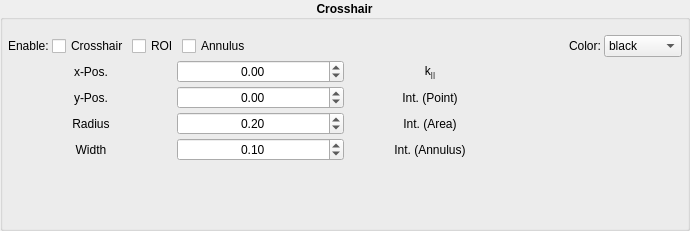
<?xml version="1.0" encoding="UTF-8"?>
<ui version="4.0">
 <class>crosshairannulus</class>
 <widget class="QWidget" name="crosshairannulus">
  <property name="geometry">
   <rect>
    <x>0</x>
    <y>0</y>
    <width>690</width>
    <height>231</height>
   </rect>
  </property>
  <property name="windowTitle">
   <string>Form</string>
  </property>
  <layout class="QHBoxLayout" name="horizontalLayout">
   <property name="spacing">
    <number>0</number>
   </property>
   <property name="leftMargin">
    <number>0</number>
   </property>
   <property name="topMargin">
    <number>0</number>
   </property>
   <property name="rightMargin">
    <number>0</number>
   </property>
   <property name="bottomMargin">
    <number>0</number>
   </property>
   <item>
    <widget class="QGroupBox" name="groupbox">
     <property name="font">
      <font>
       <weight>75</weight>
       <italic>false</italic>
       <bold>true</bold>
      </font>
     </property>
     <property name="title">
      <string>Crosshair</string>
     </property>
     <property name="alignment">
      <set>Qt::AlignCenter</set>
     </property>
     <layout class="QVBoxLayout" name="layout">
      <property name="spacing">
       <number>3</number>
      </property>
      <property name="leftMargin">
       <number>5</number>
      </property>
      <property name="topMargin">
       <number>15</number>
      </property>
      <property name="rightMargin">
       <number>5</number>
      </property>
      <property name="bottomMargin">
       <number>0</number>
      </property>
      <item>
       <layout class="QHBoxLayout" name="top_layout">
        <item>
         <widget class="QLabel" name="enable_label">
          <property name="font">
           <font>
            <weight>50</weight>
            <italic>false</italic>
            <bold>false</bold>
           </font>
          </property>
          <property name="text">
           <string>Enable:</string>
          </property>
         </widget>
        </item>
        <item>
         <widget class="QCheckBox" name="enable_crosshair_checkbox">
          <property name="font">
           <font>
            <weight>50</weight>
            <italic>false</italic>
            <bold>false</bold>
           </font>
          </property>
          <property name="text">
           <string>Crosshair</string>
          </property>
         </widget>
        </item>
        <item>
         <widget class="QCheckBox" name="enable_roi_checkbox">
          <property name="font">
           <font>
            <weight>50</weight>
            <bold>false</bold>
           </font>
          </property>
          <property name="text">
           <string>ROI</string>
          </property>
         </widget>
        </item>
        <item>
         <widget class="QCheckBox" name="enable_annulus_checkbox">
          <property name="font">
           <font>
            <weight>50</weight>
            <bold>false</bold>
           </font>
          </property>
          <property name="text">
           <string>Annulus</string>
          </property>
         </widget>
        </item>
        <item>
         <spacer name="horizontalSpacer">
          <property name="orientation">
           <enum>Qt::Horizontal</enum>
          </property>
          <property name="sizeHint" stdset="0">
           <size>
            <width>40</width>
            <height>20</height>
           </size>
          </property>
         </spacer>
        </item>
        <item>
         <widget class="QLabel" name="color_label">
          <property name="font">
           <font>
            <weight>50</weight>
            <bold>false</bold>
           </font>
          </property>
          <property name="text">
           <string>Color:</string>
          </property>
         </widget>
        </item>
        <item>
         <widget class="QComboBox" name="color_combobox">
          <property name="font">
           <font>
            <weight>50</weight>
            <bold>false</bold>
           </font>
          </property>
          <property name="maxVisibleItems">
           <number>8</number>
          </property>
          <property name="maxCount">
           <number>8</number>
          </property>
          <item>
           <property name="text">
            <string>black</string>
           </property>
          </item>
          <item>
           <property name="text">
            <string>white</string>
           </property>
          </item>
          <item>
           <property name="text">
            <string>red</string>
           </property>
          </item>
          <item>
           <property name="text">
            <string>blue</string>
           </property>
          </item>
          <item>
           <property name="text">
            <string>green</string>
           </property>
          </item>
          <item>
           <property name="text">
            <string>cyan</string>
           </property>
          </item>
          <item>
           <property name="text">
            <string>magenta</string>
           </property>
          </item>
          <item>
           <property name="text">
            <string>yellow</string>
           </property>
          </item>
         </widget>
        </item>
       </layout>
      </item>
      <item>
       <layout class="QGridLayout" name="bottom_layout">
        <item row="0" column="0">
         <widget class="QLabel" name="x_label">
          <property name="font">
           <font>
            <weight>50</weight>
            <bold>false</bold>
           </font>
          </property>
          <property name="text">
           <string>x-Pos.</string>
          </property>
          <property name="alignment">
           <set>Qt::AlignCenter</set>
          </property>
         </widget>
        </item>
        <item row="2" column="2">
         <widget class="QLabel" name="area_label">
          <property name="font">
           <font>
            <weight>50</weight>
            <bold>false</bold>
           </font>
          </property>
          <property name="text">
           <string>Int. (Area)</string>
          </property>
          <property name="alignment">
           <set>Qt::AlignCenter</set>
          </property>
         </widget>
        </item>
        <item row="1" column="0">
         <widget class="QLabel" name="y_label">
          <property name="font">
           <font>
            <weight>50</weight>
            <bold>false</bold>
           </font>
          </property>
          <property name="text">
           <string>y-Pos.</string>
          </property>
          <property name="alignment">
           <set>Qt::AlignCenter</set>
          </property>
         </widget>
        </item>
        <item row="2" column="3">
         <widget class="QLabel" name="area_value_label">
          <property name="font">
           <font>
            <weight>50</weight>
            <bold>false</bold>
           </font>
          </property>
          <property name="text">
           <string/>
          </property>
          <property name="alignment">
           <set>Qt::AlignCenter</set>
          </property>
         </widget>
        </item>
        <item row="1" column="1">
         <widget class="QDoubleSpinBox" name="y_spinbox">
          <property name="font">
           <font>
            <weight>50</weight>
            <bold>false</bold>
           </font>
          </property>
          <property name="alignment">
           <set>Qt::AlignCenter</set>
          </property>
          <property name="correctionMode">
           <enum>QAbstractSpinBox::CorrectToNearestValue</enum>
          </property>
          <property name="keyboardTracking">
           <bool>false</bool>
          </property>
          <property name="minimum">
           <double>-100.000000000000000</double>
          </property>
          <property name="maximum">
           <double>100.000000000000000</double>
          </property>
          <property name="singleStep">
           <double>0.020000000000000</double>
          </property>
         </widget>
        </item>
        <item row="3" column="3">
         <widget class="QLabel" name="ring_value_label">
          <property name="font">
           <font>
            <weight>50</weight>
            <bold>false</bold>
           </font>
          </property>
          <property name="text">
           <string/>
          </property>
          <property name="alignment">
           <set>Qt::AlignCenter</set>
          </property>
         </widget>
        </item>
        <item row="3" column="1">
         <widget class="QDoubleSpinBox" name="width_spinbox">
          <property name="font">
           <font>
            <weight>50</weight>
            <bold>false</bold>
           </font>
          </property>
          <property name="alignment">
           <set>Qt::AlignCenter</set>
          </property>
          <property name="correctionMode">
           <enum>QAbstractSpinBox::CorrectToNearestValue</enum>
          </property>
          <property name="keyboardTracking">
           <bool>false</bool>
          </property>
          <property name="minimum">
           <double>0.010000000000000</double>
          </property>
          <property name="maximum">
           <double>10.000000000000000</double>
          </property>
          <property name="singleStep">
           <double>0.010000000000000</double>
          </property>
          <property name="value">
           <double>0.100000000000000</double>
          </property>
         </widget>
        </item>
        <item row="1" column="3">
         <widget class="QLabel" name="point_value_label">
          <property name="font">
           <font>
            <weight>50</weight>
            <bold>false</bold>
           </font>
          </property>
          <property name="text">
           <string/>
          </property>
          <property name="alignment">
           <set>Qt::AlignCenter</set>
          </property>
         </widget>
        </item>
        <item row="2" column="1">
         <widget class="QDoubleSpinBox" name="roi_spinbox">
          <property name="font">
           <font>
            <weight>50</weight>
            <bold>false</bold>
           </font>
          </property>
          <property name="alignment">
           <set>Qt::AlignCenter</set>
          </property>
          <property name="correctionMode">
           <enum>QAbstractSpinBox::CorrectToNearestValue</enum>
          </property>
          <property name="keyboardTracking">
           <bool>false</bool>
          </property>
          <property name="minimum">
           <double>0.020000000000000</double>
          </property>
          <property name="maximum">
           <double>10.000000000000000</double>
          </property>
          <property name="singleStep">
           <double>0.020000000000000</double>
          </property>
          <property name="value">
           <double>0.200000000000000</double>
          </property>
         </widget>
        </item>
        <item row="0" column="3">
         <widget class="QLabel" name="distance_value_label">
          <property name="font">
           <font>
            <weight>50</weight>
            <bold>false</bold>
           </font>
          </property>
          <property name="text">
           <string/>
          </property>
          <property name="alignment">
           <set>Qt::AlignCenter</set>
          </property>
         </widget>
        </item>
        <item row="2" column="0">
         <widget class="QLabel" name="roi_label">
          <property name="font">
           <font>
            <weight>50</weight>
            <bold>false</bold>
           </font>
          </property>
          <property name="text">
           <string>Radius</string>
          </property>
          <property name="alignment">
           <set>Qt::AlignCenter</set>
          </property>
         </widget>
        </item>
        <item row="1" column="2">
         <widget class="QLabel" name="point_label">
          <property name="font">
           <font>
            <weight>50</weight>
            <bold>false</bold>
           </font>
          </property>
          <property name="text">
           <string>Int. (Point)</string>
          </property>
          <property name="alignment">
           <set>Qt::AlignCenter</set>
          </property>
         </widget>
        </item>
        <item row="0" column="2">
         <widget class="QLabel" name="distance_label">
          <property name="font">
           <font>
            <weight>50</weight>
            <bold>false</bold>
           </font>
          </property>
          <property name="text">
           <string>&lt;html&gt;&lt;head/&gt;&lt;body&gt;&lt;p&gt;k&lt;span style=&quot;vertical-align:sub;&quot;&gt;||&lt;/span&gt;&lt;/p&gt;&lt;/body&gt;&lt;/html&gt;</string>
          </property>
          <property name="alignment">
           <set>Qt::AlignCenter</set>
          </property>
         </widget>
        </item>
        <item row="0" column="1">
         <widget class="QDoubleSpinBox" name="x_spinbox">
          <property name="font">
           <font>
            <weight>50</weight>
            <bold>false</bold>
           </font>
          </property>
          <property name="alignment">
           <set>Qt::AlignCenter</set>
          </property>
          <property name="correctionMode">
           <enum>QAbstractSpinBox::CorrectToNearestValue</enum>
          </property>
          <property name="keyboardTracking">
           <bool>false</bool>
          </property>
          <property name="minimum">
           <double>-100.000000000000000</double>
          </property>
          <property name="maximum">
           <double>100.000000000000000</double>
          </property>
          <property name="singleStep">
           <double>0.020000000000000</double>
          </property>
         </widget>
        </item>
        <item row="3" column="0">
         <widget class="QLabel" name="annulus_label">
          <property name="font">
           <font>
            <weight>50</weight>
            <bold>false</bold>
           </font>
          </property>
          <property name="text">
           <string>Width</string>
          </property>
          <property name="alignment">
           <set>Qt::AlignCenter</set>
          </property>
         </widget>
        </item>
        <item row="3" column="2">
         <widget class="QLabel" name="ring_label">
          <property name="font">
           <font>
            <weight>50</weight>
            <bold>false</bold>
           </font>
          </property>
          <property name="text">
           <string>Int. (Annulus)</string>
          </property>
          <property name="alignment">
           <set>Qt::AlignCenter</set>
          </property>
         </widget>
        </item>
       </layout>
      </item>
      <item>
       <spacer name="verticalSpacer">
        <property name="orientation">
         <enum>Qt::Vertical</enum>
        </property>
        <property name="sizeHint" stdset="0">
         <size>
          <width>20</width>
          <height>40</height>
         </size>
        </property>
       </spacer>
      </item>
     </layout>
    </widget>
   </item>
  </layout>
 </widget>
 <resources/>
 <connections/>
</ui>
